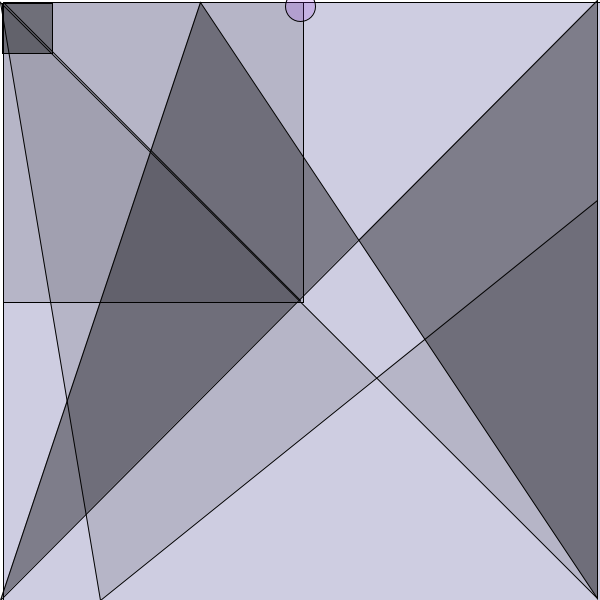
Frame 1 (no input)
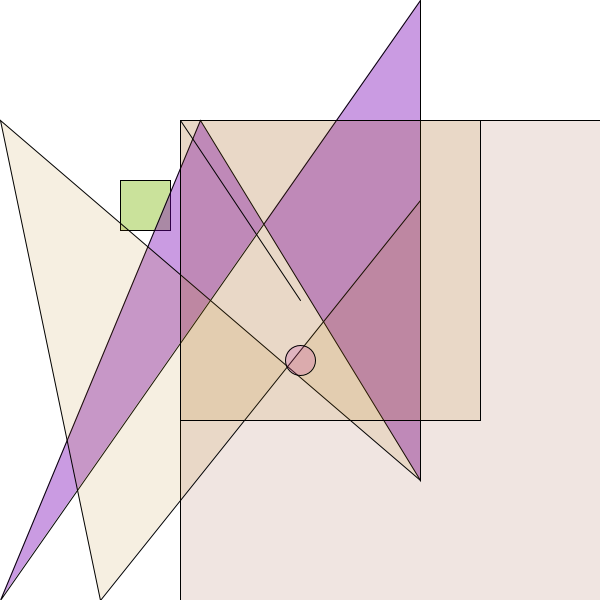
Frame 60 (the mouse pressed at the canvas centre just before this capture)
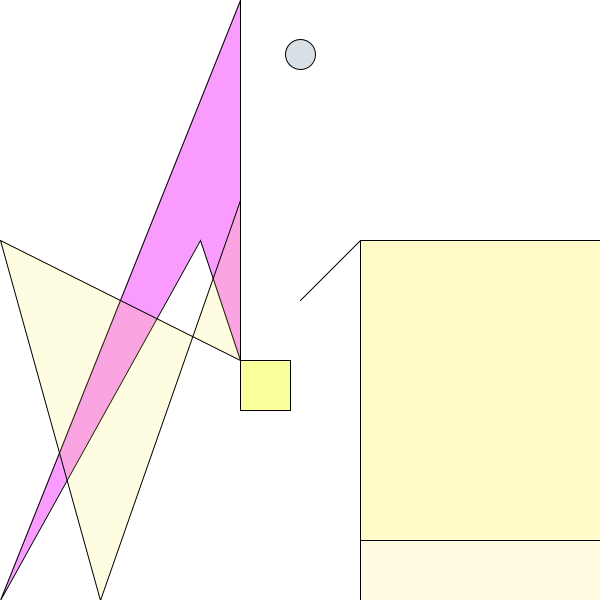
Frame 120 (the mouse held since frame 60 and released just before this capture)

The Processing sketch that drew these frames (run headless with seeded random() and noise(); from frame 60 on, the mouse is pressed at the canvas centre):

// Processing sketch: processing_144973
// ── processing_144973.pde

// Konkuk University
// Department of Dynamic Media
// SOS iDesign
// Name: Your Name
// ID: Your ID number

int x = 0;
int y = 0;
int xSpeed = 3;
int ySpeed = 2;
float mPos = 0;
float diameter = 30;

void setup() {
  size (600, 600);
  smooth();
}

void draw() {
  background(255);
  x = x + xSpeed;
  y = y + ySpeed;
  mPos = mPos + 6;

  if ((x > width) || (x < 2)) {
    xSpeed = xSpeed * -1;
  }
  if ((y > height) || (y < 0)) { 
    ySpeed = ySpeed * -1;
  }

  if (mPos > height + diameter) {
    mPos = -diameter;
  }
  stroke(0);
  fill(x, y, 100, 50);
  rect(x, y, width-x, height-y);
  fill(y,x,0,100);
  rect(y,x,50,50);
  fill(y, 0, x, 100);
  quad(width-x, 0, 0, height, 200, y, width-x, height-y);
  fill(x,y,0,30);
  quad(width-x,200,100,height,0,y,width-x, height -y);
  rect(x,y,300,300);
  fill(x, 100, 10, y);
  line(x, y, 300, 300);
  fill(random(255), random(255), random(255), 50);
  ellipse (width/2, mPos, diameter, diameter);
}
